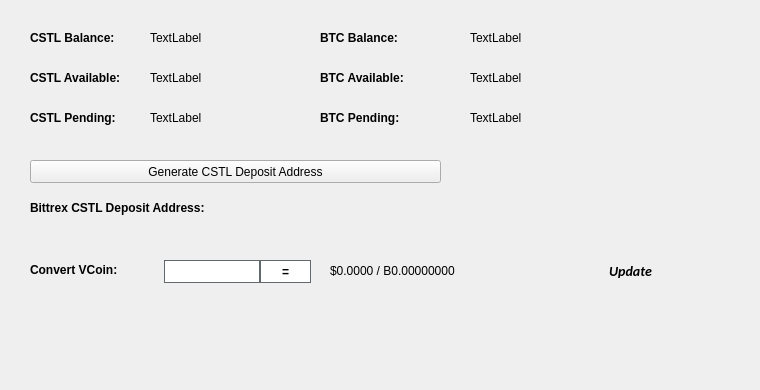
   <widget class="QWidget" name="BalanceTab">
    <attribute name="title">
     <string>Balance</string>
    </attribute>
    <widget class="QLabel" name="BitcoinBalanceLabel">
     <property name="geometry">
      <rect>
       <x>470</x>
       <y>30</y>
       <width>150</width>
       <height>16</height>
      </rect>
     </property>
     <property name="text">
      <string>TextLabel</string>
     </property>
    </widget>
    <widget class="QLabel" name="CSTLBalanceLabel">
     <property name="geometry">
      <rect>
       <x>150</x>
       <y>30</y>
       <width>150</width>
       <height>16</height>
      </rect>
     </property>
     <property name="text">
      <string>TextLabel</string>
     </property>
    </widget>
    <widget class="QLabel" name="label_11">
     <property name="geometry">
      <rect>
       <x>30</x>
       <y>30</y>
       <width>101</width>
       <height>16</height>
      </rect>
     </property>
     <property name="font">
      <font>
       <weight>75</weight>
       <bold>true</bold>
      </font>
     </property>
     <property name="text">
      <string>CSTL Balance:</string>
     </property>
    </widget>
    <widget class="QLabel" name="label_12">
     <property name="geometry">
      <rect>
       <x>320</x>
       <y>30</y>
       <width>101</width>
       <height>16</height>
      </rect>
     </property>
     <property name="font">
      <font>
       <weight>75</weight>
       <bold>true</bold>
      </font>
     </property>
     <property name="text">
      <string>BTC Balance:</string>
     </property>
    </widget>
    <widget class="QLabel" name="CSTLAvailableLabel_2">
     <property name="geometry">
      <rect>
       <x>150</x>
       <y>70</y>
       <width>150</width>
       <height>16</height>
      </rect>
     </property>
     <property name="text">
      <string>TextLabel</string>
     </property>
    </widget>
    <widget class="QLabel" name="label_13">
     <property name="geometry">
      <rect>
       <x>30</x>
       <y>70</y>
       <width>111</width>
       <height>16</height>
      </rect>
     </property>
     <property name="font">
      <font>
       <weight>75</weight>
       <bold>true</bold>
      </font>
     </property>
     <property name="text">
      <string>CSTL Available:</string>
     </property>
    </widget>
    <widget class="QLabel" name="label_14">
     <property name="geometry">
      <rect>
       <x>30</x>
       <y>110</y>
       <width>101</width>
       <height>16</height>
      </rect>
     </property>
     <property name="font">
      <font>
       <weight>75</weight>
       <bold>true</bold>
      </font>
     </property>
     <property name="text">
      <string>CSTL Pending:</string>
     </property>
    </widget>
    <widget class="QLabel" name="CSTLPendingLabel">
     <property name="geometry">
      <rect>
       <x>150</x>
       <y>110</y>
       <width>150</width>
       <height>16</height>
      </rect>
     </property>
     <property name="text">
      <string>TextLabel</string>
     </property>
    </widget>
    <widget class="QLabel" name="label_15">
     <property name="geometry">
      <rect>
       <x>320</x>
       <y>70</y>
       <width>111</width>
       <height>16</height>
      </rect>
     </property>
     <property name="font">
      <font>
       <weight>75</weight>
       <bold>true</bold>
      </font>
     </property>
     <property name="text">
      <string>BTC Available:</string>
     </property>
    </widget>
    <widget class="QLabel" name="BitcoinAvailableLabel">
     <property name="geometry">
      <rect>
       <x>470</x>
       <y>70</y>
       <width>150</width>
       <height>16</height>
      </rect>
     </property>
     <property name="text">
      <string>TextLabel</string>
     </property>
    </widget>
    <widget class="QLabel" name="label_31">
     <property name="geometry">
      <rect>
       <x>320</x>
       <y>110</y>
       <width>111</width>
       <height>16</height>
      </rect>
     </property>
     <property name="font">
      <font>
       <weight>75</weight>
       <bold>true</bold>
      </font>
     </property>
     <property name="text">
      <string>BTC Pending:</string>
     </property>
    </widget>
    <widget class="QLabel" name="BitcoinPendingLabel">
     <property name="geometry">
      <rect>
       <x>470</x>
       <y>110</y>
       <width>150</width>
       <height>16</height>
      </rect>
     </property>
     <property name="text">
      <string>TextLabel</string>
     </property>
    </widget>
    <widget class="QLabel" name="label_33">
     <property name="geometry">
      <rect>
       <x>30</x>
       <y>200</y>
       <width>221</width>
       <height>16</height>
      </rect>
     </property>
     <property name="font">
      <font>
       <weight>75</weight>
       <bold>true</bold>
      </font>
     </property>
     <property name="text">
      <string>Bittrex CSTL Deposit Address:</string>
     </property>
    </widget>
    <widget class="QPushButton" name="GenDepositBTN">
     <property name="geometry">
      <rect>
       <x>30</x>
       <y>160</y>
       <width>411</width>
       <height>23</height>
      </rect>
     </property>
     <property name="text">
      <string>Generate CSTL Deposit Address</string>
     </property>
     <property name="icon">
      <iconset resource="../castle.qrc">
       <normaloff>:/icons/bitcoin</normaloff>:/icons/bitcoin</iconset>
     </property>
    </widget>
    <widget class="QLabel" name="DepositAddressLabel">
     <property name="geometry">
      <rect>
       <x>200</x>
       <y>200</y>
       <width>261</width>
       <height>16</height>
      </rect>
     </property>
     <property name="palette">
      <palette>
       <active>
        <colorrole role="WindowText">
         <brush brushstyle="SolidPattern">
          <color alpha="255">
           <red>0</red>
           <green>0</green>
           <blue>0</blue>
          </color>
         </brush>
        </colorrole>
        <colorrole role="Text">
         <brush brushstyle="SolidPattern">
          <color alpha="255">
           <red>0</red>
           <green>0</green>
           <blue>255</blue>
          </color>
         </brush>
        </colorrole>
       </active>
       <inactive>
        <colorrole role="WindowText">
         <brush brushstyle="SolidPattern">
          <color alpha="255">
           <red>0</red>
           <green>0</green>
           <blue>0</blue>
          </color>
         </brush>
        </colorrole>
        <colorrole role="Text">
         <brush brushstyle="SolidPattern">
          <color alpha="255">
           <red>0</red>
           <green>0</green>
           <blue>255</blue>
          </color>
         </brush>
        </colorrole>
       </inactive>
       <disabled>
        <colorrole role="WindowText">
         <brush brushstyle="SolidPattern">
          <color alpha="255">
           <red>120</red>
           <green>120</green>
           <blue>120</blue>
          </color>
         </brush>
        </colorrole>
        <colorrole role="Text">
         <brush brushstyle="SolidPattern">
          <color alpha="255">
           <red>120</red>
           <green>120</green>
           <blue>120</blue>
          </color>
         </brush>
        </colorrole>
       </disabled>
      </palette>
     </property>
     <property name="font">
      <font>
       <weight>75</weight>
       <bold>true</bold>
      </font>
     </property>
     <property name="text">
      <string/>
     </property>
     <property name="alignment">
      <set>Qt::AlignRight|Qt::AlignTrailing|Qt::AlignVCenter</set>
     </property>
     <property name="textInteractionFlags">
      <set>Qt::LinksAccessibleByMouse|Qt::TextSelectableByKeyboard|Qt::TextSelectableByMouse</set>
     </property>
    </widget>
    <widget class="QLabel" name="label_8">
     <property name="geometry">
      <rect>
       <x>460</x>
       <y>300</y>
       <width>281</width>
       <height>81</height>
      </rect>
     </property>
     <property name="text">
      <string/>
     </property>
     <property name="pixmap">
      <pixmap>:/images/bittrex</pixmap>
     </property>
    </widget>
    <widget class="QWidget" name="widgetConversion" native="true">
     <property name="geometry">
      <rect>
       <x>0</x>
       <y>250</y>
       <width>751</width>
       <height>43</height>
      </rect>
     </property>
     <property name="minimumSize">
      <size>
       <width>0</width>
       <height>43</height>
      </size>
     </property>
     <property name="styleSheet">
      <string notr="true"/>
     </property>
     <widget class="QPushButton" name="btnUpdateMarketData">
      <property name="geometry">
       <rect>
        <x>575</x>
        <y>0</y>
        <width>111</width>
        <height>41</height>
       </rect>
      </property>
      <property name="sizePolicy">
       <sizepolicy hsizetype="Expanding" vsizetype="Expanding">
        <horstretch>0</horstretch>
        <verstretch>0</verstretch>
       </sizepolicy>
      </property>
      <property name="font">
       <font>
        <family>calibri</family>
        <pointsize>-1</pointsize>
        <weight>75</weight>
        <italic>true</italic>
        <bold>true</bold>
       </font>
      </property>
      <property name="styleSheet">
       <string notr="true">margin:0px;text-align:center;padding:2px;border-radius:3px;font-style:italic;width:100px;font-size:14px;font-family:calibri;font-weight:600;</string>
      </property>
      <property name="text">
       <string>Update</string>
      </property>
      <property name="iconSize">
       <size>
        <width>150</width>
        <height>35</height>
       </size>
      </property>
      <property name="autoDefault">
       <bool>true</bool>
      </property>
      <property name="default">
       <bool>true</bool>
      </property>
     </widget>
     <widget class="QLabel" name="lblConvertVCoin">
      <property name="geometry">
       <rect>
        <x>30</x>
        <y>10</y>
        <width>131</width>
        <height>20</height>
       </rect>
      </property>
      <property name="styleSheet">
       <string notr="true"/>
      </property>
      <property name="text">
       <string>&lt;html&gt;&lt;head/&gt;&lt;body&gt;&lt;p&gt;&lt;span style=&quot; font-weight:600;&quot;&gt;Convert VCoin:&lt;/span&gt;&lt;/p&gt;&lt;/body&gt;&lt;/html&gt;</string>
      </property>
     </widget>
     <widget class="QLineEdit" name="txtConvertVCoinQty">
      <property name="geometry">
       <rect>
        <x>160</x>
        <y>10</y>
        <width>100</width>
        <height>23</height>
       </rect>
      </property>
      <property name="minimumSize">
       <size>
        <width>100</width>
        <height>23</height>
       </size>
      </property>
      <property name="maximumSize">
       <size>
        <width>100</width>
        <height>16777215</height>
       </size>
      </property>
      <property name="styleSheet">
       <string notr="true">border: 1px solid #61696c;margin-left:4px;</string>
      </property>
     </widget>
     <widget class="QPushButton" name="btnConvertCastle">
      <property name="geometry">
       <rect>
        <x>260</x>
        <y>10</y>
        <width>51</width>
        <height>23</height>
       </rect>
      </property>
      <property name="minimumSize">
       <size>
        <width>0</width>
        <height>23</height>
       </size>
      </property>
      <property name="styleSheet">
       <string notr="true">border:1px solid #61696c;background:white;font-weight:600;</string>
      </property>
      <property name="text">
       <string>=</string>
      </property>
     </widget>
     <widget class="QLabel" name="lblConvertVCoinResults">
      <property name="geometry">
       <rect>
        <x>330</x>
        <y>0</y>
        <width>201</width>
        <height>41</height>
       </rect>
      </property>
      <property name="styleSheet">
       <string notr="true"/>
      </property>
      <property name="text">
       <string>$0.0000 / B0.00000000</string>
      </property>
     </widget>
     <widget class="QLabel" name="iconOverviewUpdateWait">
      <property name="geometry">
       <rect>
        <x>670</x>
        <y>10</y>
        <width>24</width>
        <height>24</height>
       </rect>
      </property>
      <property name="text">
       <string/>
      </property>
      <property name="pixmap">
       <pixmap resource="../castle.qrc">:/icons/transaction_1</pixmap>
      </property>
      <property name="scaledContents">
       <bool>true</bool>
      </property>
      <property name="alignment">
       <set>Qt::AlignCenter</set>
      </property>
     </widget>
    </widget>
   </widget>
